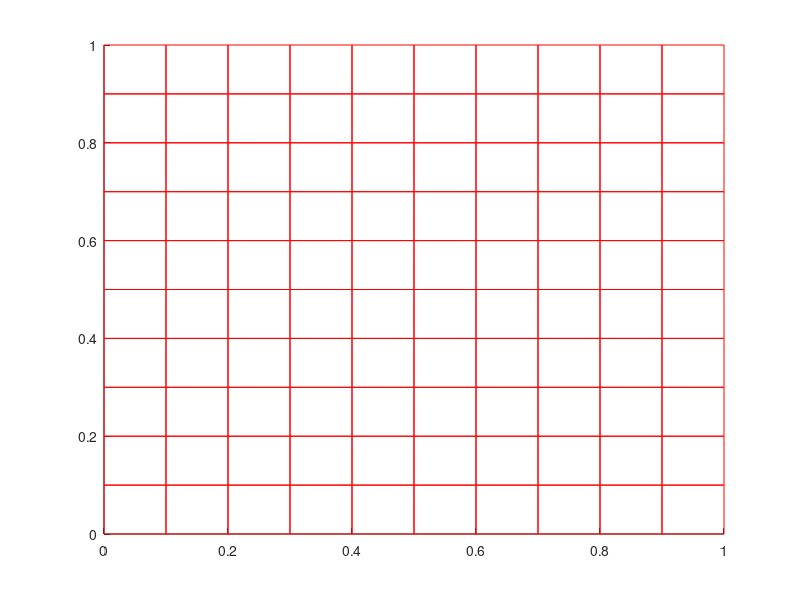

This chart was generated by the following MATLAB code: (Note: this script raises an error after producing the figure.)
% test script for Q4 linear FEM
clc
clear all

DEBUGFLAG__ = 1;
ECHOFLAG__  = 1;
PLOTFLAG__  = 0;
SAVEFLAG__  = 0;

global NODE ELEM
%% Material model (HyperElasticity)
% WIP BELOW. NEED CHECKUP
% Saint-Venant Kirchhoff model 
mE = 1000; mnu = 0.3;

%% mesh initialization
lxy = [1 1];
exy = [10 10];
nxy = exy + 1;
nNODE = prod(nxy);

dpn = 2;
nDOF = nNODE * dpn; % dpn = 2;
dpe = 8;

totArea = prod(lxy);
nELEM = prod(exy);
nNODE = prod(nxy);

x_list = linspace(0,lxy(1),nxy(1));
y_list = linspace(0,lxy(2),nxy(2));

[x, y] = meshgrid(x_list, y_list); 
NODE = zeros(nNODE,2);
NODE(:,1) = x(:);
NODE(:,2) = y(:);

ELEM = zeros(nELEM,4);
for xx = 1:exy(1)
    for yy = 1:exy(2)
        eid = exy(2)*(xx-1)+ yy;
        ELEM(eid,1) = nxy(2)*(xx-1) + yy;
        ELEM(eid,2) = nxy(2)*(xx) + yy;
        ELEM(eid,3) = nxy(2)*(xx) + yy + 1;
        ELEM(eid,4) = nxy(2)*(xx-1) + yy +1 ;
    end
end

% plot test
if DEBUGFLAG__
    figure(1); clf; 
    hold on 
    for ee = 1:nELEM
        elem_id = ELEM(ee,:);
        plot(NODE(elem_id([1,2,3,4,1]),1),NODE(elem_id([1,2,3,4,1]),2),'r-')
    end
end


%% apply BC
%clamped left
BC = zeros(nNODE,2);
xlo = abs(NODE(:,1)) <1e-3;
BC(xlo,:) = 1;
BC_dof = reshape(BC',nDOF,1);
BCid = find(BC_dof);

GF = zeros(nDOF,1);
% locF = find((abs(NODE(:,1) - lxy(1)) < 1e-3) & (abs(NODE(:,2) - lxy(2)/2) < 1e-3));
locF = find(abs(NODE(:,1) - lxy(1)) < 1e-3);
GF(locF*2-1) = 20; % y direction
GF(locF(1)*2-1) = 10;
GF(locF(end)*2-1) = 10;


%% Newton-Raphson solver initiation
MAXITER = 1000;
MAXSTEP = 1000;
XTOL = 1e-6; % 
RTOL = 1e-6; % residual
CTOL = 1e-5; % error if size of increment is smaller than CTOL

initstep = 10;
lambdaR  = 0; % increment at the present timestep
lambdaR0 = 0; % lambdaR at previous timestep
del_lambdaR = 1/initstep;

GU_u = zeros(nNODE,2); % initial displacement

for iSTEP = 1:MAXSTEP
   xm_u = reshape(GU_u',nDOF,1);
   
   % termination
   if abs(lambdaR - 1) < 1e-3
       [GKT] = f_Kirchhoff(xm_u,mE,mnu);
       break
   end
   
   % CTOL error
   if (iSTEP > 1) && (del_lambdaR < CTOL)
       error('step increment is smaller than CTOL');
   end
   
   % step increment
   if (iSTEP > 1) && (lambdaR0 + del_lambdaR >= 1) % last step
       lambdaR = 1;
       del_lambdaR = 1-lambdaR0;
   else
       lambdaR = lambdaR0 + del_lambdaR;
   end
   
   for iITER = 1:MAXITER
       F_step = GF*lambdaR;
       
       [GKT,F_int] = f_Kirchhoff(xm_u,mE,mnu);
       Res = F_step - F_int;
       Res(BCid) = 0;
       GKT(BCid,:) = 0; 
       GKT(:,BCid) = 0; 
       GKT(BCid,BCid) = eye(length(BCid)); 
       
       if iITER == 1
           R0 = Res'*Res;
       end
       
       if iITER == 2
           delx0 = norm(del_xm);
       end
       
       % iteration termination
       if (iITER > 1) && ((Res'*Res/R0 < RTOL) || (norm(del_xm)/delx0 < XTOL))
           if ECHOFLAG__
               disp('=====================================')
           end
           lambdaR0 = lambdaR;
           GU_u = reshape(xm_u,2,nNODE)'; 
           if SAVEFLAG__
               save(sprintf('./save/step_%d.mat',iSTEP),GU_u);
           end
           
           if iITER <= 4
               del_lambdaR = del_lambdaR*2;
           end
           
           if PLOTFLAG__
               NODE_f = NODE + GU_u;
               figure;
               hold on 
               for ee = 1:nELEM
                   elem_id = ELEM(ee,:);
                   plot(NODE(elem_id([1,2,3,4,1]),1),NODE(elem_id([1,2,3,4,1]),2),'r--')
                   plot(NODE_f(elem_id([1,2,3,4,1]),1),NODE_f(elem_id([1,2,3,4,1]),2),'k-')
               end
           end
           break;
       end
       
       if iITER == MAXITER
           lambdaR = lambdaR0;
           del_lambdaR = del_lambdaR/2;
           if ECHOFLAG__
               disp('-------------- MAX. ITER. NUM. --------------')
           end
           break
       end
       
       del_xm = GKT\Res;
       
       xm_u = xm_u + del_xm;
       
       if DEBUGFLAG__
          NODE_f = NODE + reshape(xm_u,2,nNODE)';
          figure(100); clf;
          hold on 
          for ee = 1:nELEM
              elem_id = ELEM(ee,:);
              plot(NODE(elem_id([1,2,3,4,1]),1),NODE(elem_id([1,2,3,4,1]),2),'r--')
              plot(NODE_f(elem_id([1,2,3,4,1]),1),NODE_f(elem_id([1,2,3,4,1]),2),'k-')
          end
          pause(0.1);
       end
       
        if ECHOFLAG__
            fprintf('%3d        %3d             %4.3e           %4.3e           %1.8f\n',...
            iSTEP,iITER,sqrt(Res'*Res),norm(del_xm),lambdaR);
        end
   end
end


%% solve!
NODE_f = NODE + GU_u;

figure; clf; 
hold on 
for ee = 1:nELEM
    elem_id = ELEM(ee,:);
    plot(NODE(elem_id([1,2,3,4,1]),1),NODE(elem_id([1,2,3,4,1]),2),'r--')
    plot(NODE_f(elem_id([1,2,3,4,1]),1),NODE_f(elem_id([1,2,3,4,1]),2),'k-')
end